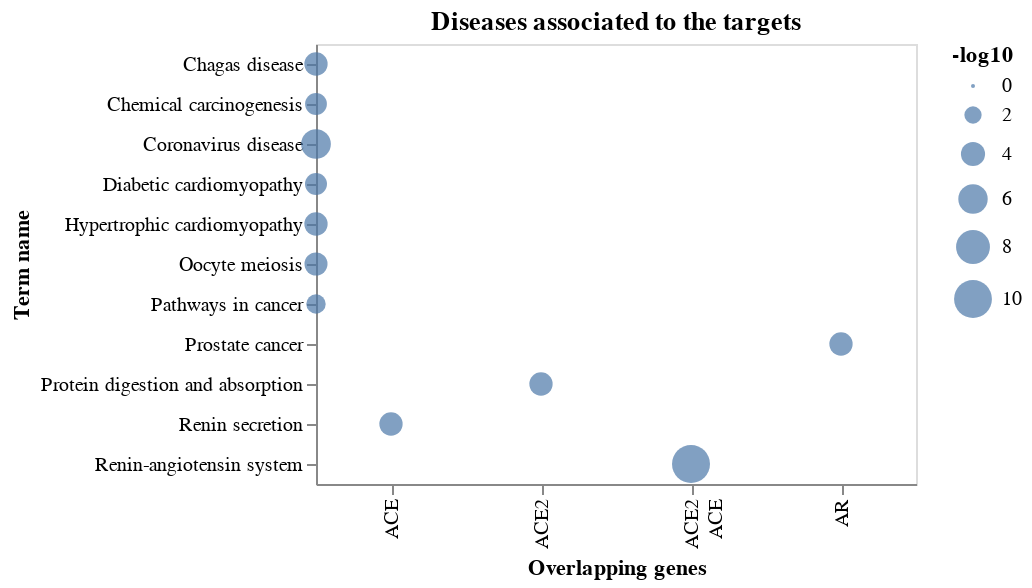

The notebook cell saved with this chart:
### Code cell
#pd.DataFrame(a)
list_genes = ['ACE', 'ACE2', 'AR']
df = EnrichR.get_table_enrichment(list_genes)
df['-log10'] = -np.log(df['Adjusted p-value'])

alt.Chart(df).mark_circle().encode(
    x='Overlapping genes:N',
    y='Term name',
    size='-log10'
).properties(width = 300, title = 'Diseases associated to the targets')

### Figure 1 — Vega-Lite specification as saved in the notebook (floating-point values rounded to 4 significant figures)
{"config": {"view": {"continuousWidth": 400, "continuousHeight": 300}}, "data": {"name": "data-5eadb57dddf8c6141bca98fae77368a7"}, "mark": "circle", "encoding": {"size": {"type": "quantitative", "field": "-log10"}, "x": {"type": "nominal", "field": "Overlapping genes"}, "y": {"type": "nominal", "field": "Term name"}}, "title": "Diseases associated to the targets", "width": 300, "$schema": "https://vega.github.io/schema/vega-lite/v4.8.1.json", "datasets": {"data-5eadb57dddf8c6141bca98fae77368a7": [{"Rank": 1, "Term name": "Renin-angiotensin system", "P-value": 3.792e-06, "Z-score": 1902.0, "Combined score": 23750.0, "Overlapping genes": ["ACE2", "ACE"], "Adjusted p-value": 4.171e-05, "Old p-value": 0, "Old adjusted p-value": 0, "-log10": 10.08}, {"Rank": 2, "Term name": "Coronavirus disease", "P-value": 0.0003989, "Z-score": 171.9, "Combined score": 1345.0, "Overlapping genes": ["ACE2", "ACE"], "Adjusted p-value": 0.002194, "Old p-value": 0, "Old adjusted p-value": 0, "-log10": 6.122}, {"Rank": 3, "Term name": "Renin secretion", "P-value": 0.01031, "Z-score": 146.5, "Combined score": 670.3, "Overlapping genes": ["ACE"], "Adjusted p-value": 0.02415, "Old p-value": 0, "Old adjusted p-value": 0, "-log10": 3.723}, {"Rank": 4, "Term name": "Hypertrophic cardiomyopathy", "P-value": 0.01344, "Z-score": 111.8, "Combined score": 482.0, "Overlapping genes": ["ACE"], "Adjusted p-value": 0.02415, "Old p-value": 0, "Old adjusted p-value": 0, "-log10": 3.723}, {"Rank": 5, "Term name": "Prostate cancer", "P-value": 0.01448, "Z-score": 103.7, "Combined score": 439.0, "Overlapping genes": ["AR"], "Adjusted p-value": 0.02415, "Old p-value": 0, "Old adjusted p-value": 0, "-log10": 3.723}, {"Rank": 6, "Term name": "Chagas disease", "P-value": 0.01522, "Z-score": 98.5, "Combined score": 412.2, "Overlapping genes": ["ACE"], "Adjusted p-value": 0.02415, "Old p-value": 0, "Old adjusted p-value": 0, "-log10": 3.723}, {"Rank": 7, "Term name": "Protein digestion and absorption", "P-value": 0.01537, "Z-score": 97.52, "Combined score": 407.2, "Overlapping genes": ["ACE2"], "Adjusted p-value": 0.02415, "Old p-value": 0, "Old adjusted p-value": 0, "-log10": 3.723}, {"Rank": 8, "Term name": "Oocyte meiosis", "P-value": 0.01923, "Z-score": 77.61, "Combined score": 306.7, "Overlapping genes": ["AR"], "Adjusted p-value": 0.02644, "Old p-value": 0, "Old adjusted p-value": 0, "-log10": 3.633}, {"Rank": 9, "Term name": "Diabetic cardiomyopathy", "P-value": 0.03014, "Z-score": 49.0, "Combined score": 171.6, "Overlapping genes": ["ACE"], "Adjusted p-value": 0.03684, "Old p-value": 0, "Old adjusted p-value": 0, "-log10": 3.301}, {"Rank": 10, "Term name": "Chemical carcinogenesis", "P-value": 0.03542, "Z-score": 41.51, "Combined score": 138.7, "Overlapping genes": ["AR"], "Adjusted p-value": 0.03897, "Old p-value": 0, "Old adjusted p-value": 0, "-log10": 3.245}, {"Rank": 11, "Term name": "Pathways in cancer", "P-value": 0.07756, "Z-score": 18.37, "Combined score": 46.95, "Overlapping genes": ["AR"], "Adjusted p-value": 0.07756, "Old p-value": 0, "Old adjusted p-value": 0, "-log10": 2.557}]}}
